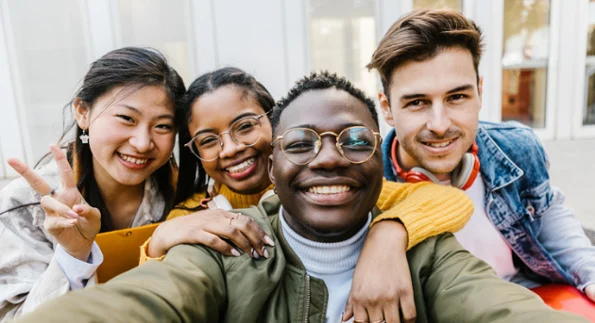
#> input picture CV-Lab/Lab-5/Res/people.webp, 595 x 323 px
$ python q3.py   (older library calls are emulated)
#> lines starting #> are read from the running program, lines starting #| are printed output that depends on the picture
import cv2
import numpy as np
from math import sqrt

def compute_dp(img, octaves_n=3, frames_n=5, k=sqrt(2)):
    img = img.astype('float64')
    img /= 255
    cv2.imshow('Input', img)
    cv2.waitKey(0)
    octave_lst = []
    for octave_i in range(octaves_n):
        octave = []
        sigma = sqrt(2) / 2 * 2 ** octave_i   # Initial sigma
        for frame_i in range(frames_n):
            img_blurred = cv2.GaussianBlur(img, (11, 11), sigma)
            octave.append(img_blurred)
            sigma *= k

        octave_lst.append(octave)

    dp = [[octave_lst[j][i+1] - octave_lst[j][i] for i in range(len(octave_lst[j]) - 1)] for j in range(len(octave_lst))]
    dp = np.array(dp)
    print(dp.shape)
    # [4 lines of commented-out code are left out]
    return dp

def detect_kp(dp, thrs=0.03):
    kp = []
    for oct_i in range(dp.shape[0]):
        for i in range(1, dp.shape[2]-1):
            for j in range(1, dp.shape[3]-1):
                patch = dp[oct_i, :, i-1: i+2, j-1: j+2]
                # print(patch.shape)
                if np.max(patch) < thrs:
                    continue

                patch = np.max(patch, axis=1)
                patch = np.max(patch, axis=1)
                idx = np.argmax(patch)

                sigma = sqrt(2) / 2 * (2 ** oct_i) * sqrt(2) ** idx
                kp.append([sigma, i, j])
    return kp

def eliminate_edges(img, kp):
    k = 0.04
    th = 1e-6
    true_kp = []
    sobel_x = cv2.Sobel(img, cv2.CV_64F, 1, 0, ksize=3)
    sobel_y = cv2.Sobel(img, cv2.CV_64F, 0, 1, ksize=3)
    Dxx, Dxy, Dyy = 0, 0, 0
    window_size = 7
    for sigma, x, y in kp:
        for i in range(x - window_size//2, x + window_size//2 + 1):
            for j in range(y - window_size // 2, y + window_size // 2 + 1):
                Dx, Dy = sobel_x[x][y], sobel_y[x][y]
                Dxx += Dx ** 2
                Dxy += Dx * Dy
                Dyy += Dy ** 2
        Dxx, Dxy, Dyy = Dxx / window_size ** 2, Dxy / window_size ** 2, Dyy / window_size ** 2
        h_mat = np.array([[Dxx, Dxy],
                          [Dxy, Dyy]])

        det = np.linalg.det(h_mat)
        trace = np.trace(h_mat)
        res = det - k * (trace ** 2)
        if res > 10:
            true_kp.append([sigma, x, y])
    return true_kp

def draw_keypoints(img, kp):
    img_kp = cv2.cvtColor(img, cv2.COLOR_GRAY2BGR)
    for si, x, y in kp:
        cv2.circle(img_kp, (int(y), int(x)), 2, (0, 255, 0), 1)
        # cv2.putText(img_kp, f'{si}', (int(y), int(x) - 10), cv2.FONT_HERSHEY_SIMPLEX, 0.4, (0, 255, 0), 1)
    return img_kp


img_path = 'Res/people.webp'
img = cv2.imread(img_path)
#> img is the input picture: shape (323, 595, 3); mean B, G, R 139.1, 151.1, 164.2
cv2.imshow('Input', img)
cv2.waitKey(0)

img = cv2.cvtColor(img, cv2.COLOR_BGR2GRAY)
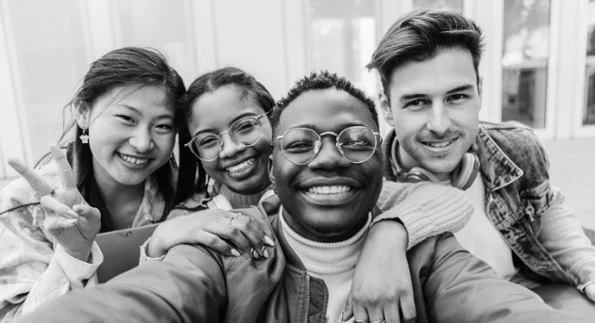
#> img: shape (323, 595); min 0, max 253, mean 153.6

dp = compute_dp(img)
#> after the loop in compute_dp, `for octave_i in range(octaves_n):`: octave_lst = 3 items
#| (3, 4, 323, 595)

kp = detect_kp(dp)
#> after the loop in detect_kp, `for oct_i in range(dp.shape[0]):`: kp = 55287 items
#> kp = 55287 items

kp = eliminate_edges(img, kp)
#> in eliminate_edges, `sobel_x = cv2.Sobel(img, cv2.CV_64F, 1, 0, ksize=3)`:
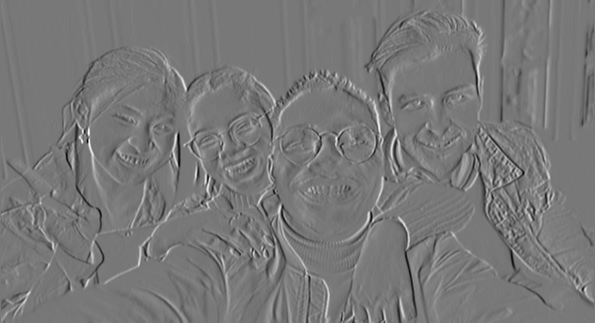
#> sobel_x: shape (323, 595) float64; min -708, max 787, mean -0.6; drawn with min black and max white
#> in eliminate_edges, `sobel_y = cv2.Sobel(img, cv2.CV_64F, 0, 1, ksize=3)`:
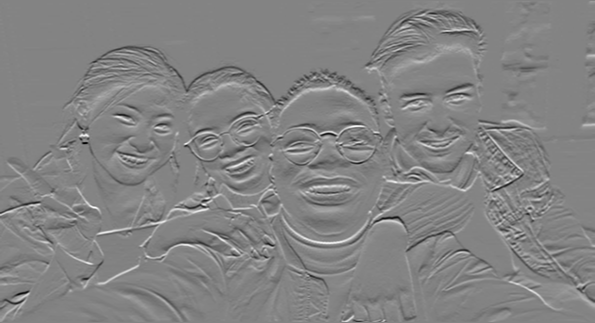
#> sobel_y: shape (323, 595) float64; min -777, max 725, mean -2.5; drawn with min black and max white
#> the loop in eliminate_edges, `for sigma, x, y in kp:` made 55287 passes
#> (sigma, x, y, Dxx, Dxy, Dyy, h_mat, det) on passes 1 to 3: (1.41, 1, 589, 16641, -8901, 4761, [[16641, -8901], [-8901, 4761]], 0), (1.41, 1, 590, 1300.6, -4180.7, 16738.2, [[1300.6, -4180.7], [-4180.7, 16738.2]], 4292000.1), (1.41, 1, 591, 1626.5, 5914.7, 22841.6, [[1626.5, 5914.7], [5914.7, 22841.6]], 2169393.2)
#> after the loop in eliminate_edges, `for sigma, x, y in kp:`: Dxx = 7154.2; Dxy = -3768.4; Dyy = 1989.4; true_kp = 4552 items, first 6: [0.707, 15, 428], [1.41, 15, 441], [0.707, 17, 414], [0.707, 17, 434], [1.41, 17, 449], [1.41, 18, 447]
#> kp has the same summary as true_kp in eliminate_edges
print(len(kp))
#| 4552
img_kp = draw_keypoints(img, kp)
#> the loop in draw_keypoints, `for si, x, y in kp:` made 4552 passes
#> after the loop in draw_keypoints, `for si, x, y in kp:`:
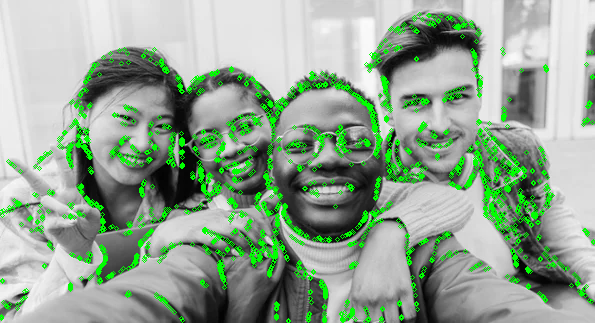
#> img_kp: shape (323, 595, 3); mean B, G, R 146.9, 167.1, 146.9

cv2.imshow('Output', img_kp)
cv2.waitKey(0)
cv2.destroyAllWindows()

print(f"Custom Descriptors: {dp.shape}")
#| Custom Descriptors: (3, 4, 323, 595)

$ run again, with CV-Lab/Lab-5/Res/chess.webp copied over CV-Lab/Lab-5/Res/people.webp
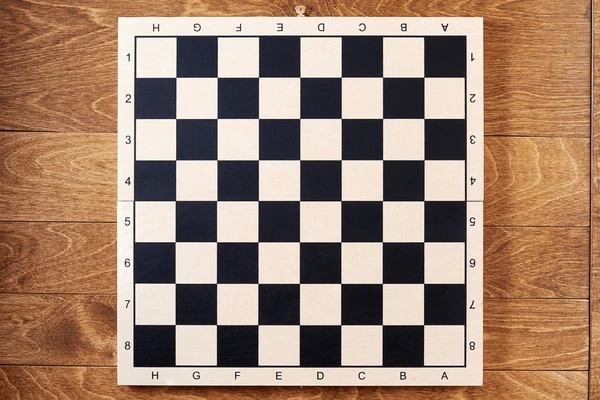
#> input picture CV-Lab/Lab-5/Res/chess.webp, 600 x 400 px
#> img is the input picture: shape (400, 600, 3); mean B, G, R 111.8, 131.3, 159.9
#> after the loop in compute_dp, `for octave_i in range(octaves_n):`: octave_lst = 3 items
#| (3, 4, 400, 600)
#> after the loop in detect_kp, `for oct_i in range(dp.shape[0]):`: kp = 110543 items
#> in eliminate_edges, `sobel_y = cv2.Sobel(img, cv2.CV_64F, 0, 1, ksize=3)`:
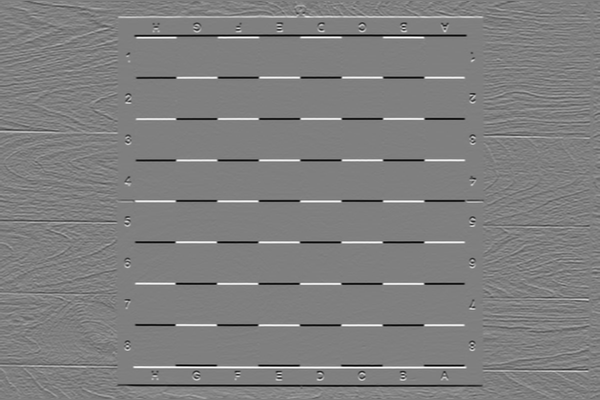
#> sobel_y: shape (400, 600) float64; min -988, max 986, mean -0.2; drawn with min black and max white
#> the loop in eliminate_edges, `for sigma, x, y in kp:` made 110543 passes
#> (sigma, x, y, Dxx, Dxy, Dyy, h_mat, det) on passes 1 to 3: (0.707, 1, 35, 13225, -23805, 42849, [[13225, -23805], [-23805, 42849]], 0), (0.707, 1, 36, 3518.9, -12854.8, 47963.5, [[3518.9, -12854.8], [-12854.8, 47963.5]], 3532251.8), (0.707, 1, 37, 80.81, -919.3, 48939.8, [[80.81, -919.3], [-919.3, 48939.8]], 3109844.8)
#> after the loop in eliminate_edges, `for sigma, x, y in kp:`: Dxx = 3379.6; Dxy = 7041.9; Dyy = 14830.2; true_kp = 6328 items, first 6: [0.707, 1, 406], [0.707, 4, 44], [0.707, 4, 277], [0.707, 5, 44], [1, 5, 293], [0.707, 6, 44]
#> `kp = eliminate_edges(img, kp)`: kp has the same summary as true_kp in eliminate_edges
#| 6328
#> the loop in draw_keypoints, `for si, x, y in kp:` made 6328 passes
#> after the loop in draw_keypoints, `for si, x, y in kp:`:
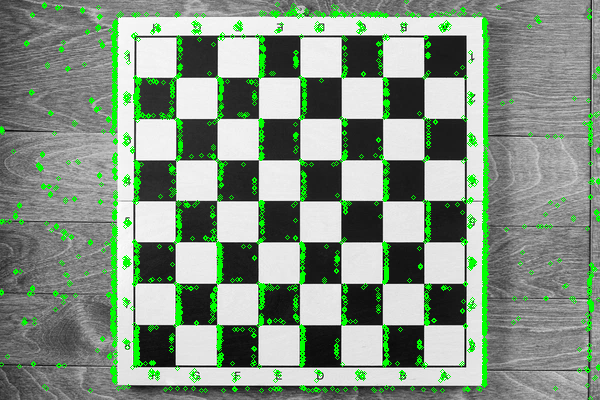
#> img_kp: shape (400, 600, 3); mean B, G, R 131.4, 149, 131.4
#| Custom Descriptors: (3, 4, 400, 600)
